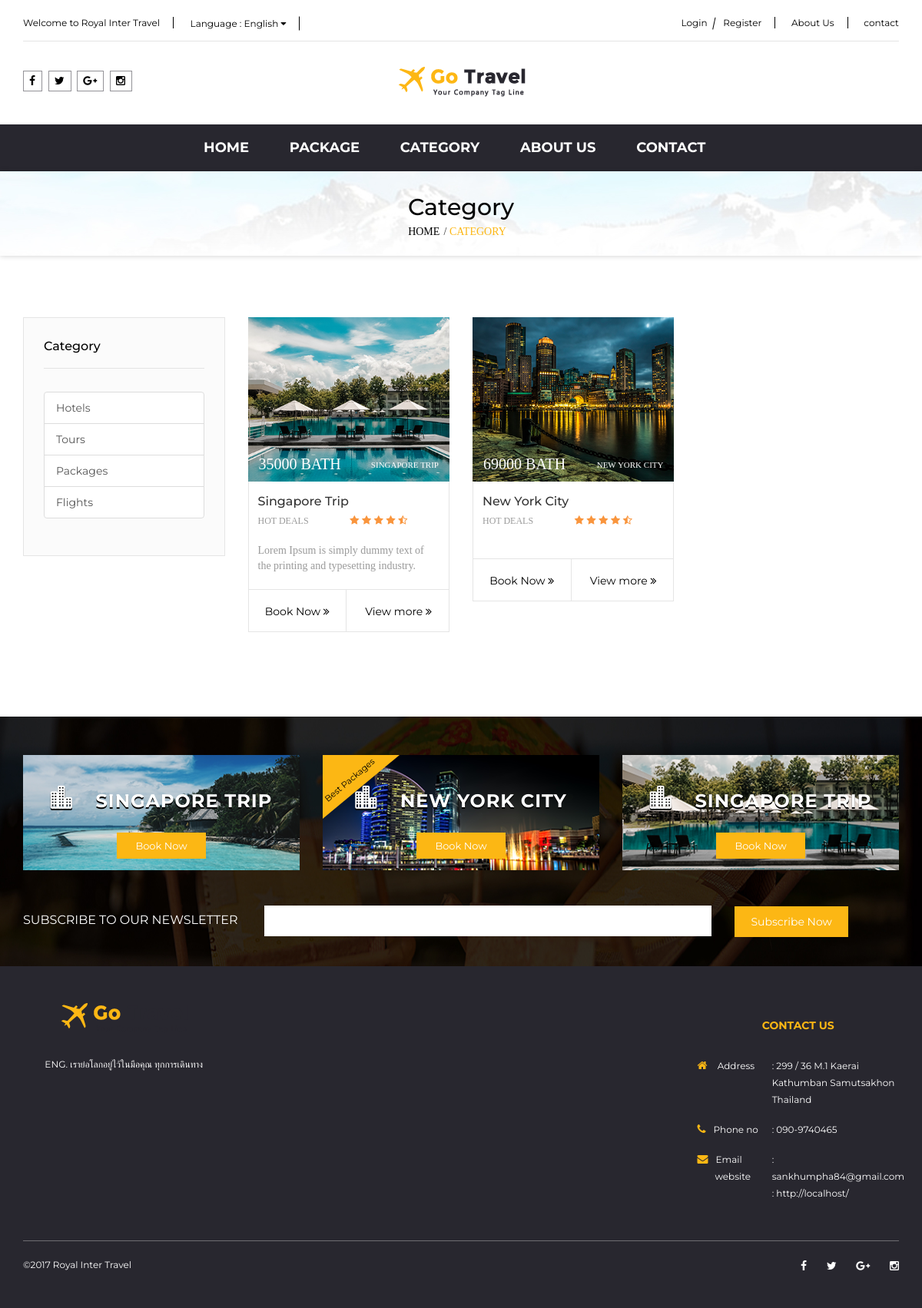
The page /category on the database its author committed.
### tables this page shows
CREATE TABLE `lang_static` (
  `id` int(11) NOT NULL,
  `name` varchar(100) NOT NULL,
  `data` mediumtext NOT NULL
);

CREATE TABLE `config` (
  `title` longtext NOT NULL,
  `description` longtext NOT NULL,
  `keywords` longtext NOT NULL,
  `footer` longtext NOT NULL,
  `logo` varchar(100) NOT NULL,
  `email` varchar(100) NOT NULL,
  `mobile` varchar(100) NOT NULL,
  `facebook` varchar(100) NOT NULL,
  `google` varchar(100) NOT NULL,
  `ig` varchar(100) DEFAULT NULL,
  `twitter` varchar(100) NOT NULL,
  `auto_verify` int(1) NOT NULL,
  `line` varchar(100) DEFAULT NULL,
  `latitude` double DEFAULT NULL,
  `longtitude` double DEFAULT NULL,
  `address` longtext,
  `slogan` longtext,
  `paypal_email` varchar(100) DEFAULT NULL,
  `about` longtext NOT NULL
);

CREATE TABLE `category` (
  `category_id` int(11) NOT NULL,
  `category_name` longtext,
  `category_detail` longtext
);

CREATE TABLE `rooms` (
  `room_id` int(11) NOT NULL,
  `category_id` int(11) NOT NULL,
  `room_no` varchar(100) DEFAULT NULL,
  `room_name` longtext NOT NULL,
  `room_short` longtext,
  `room_description` longtext,
  `room_price` float NOT NULL,
  `room_total` int(11) DEFAULT NULL,
  `room_status` enum('Y','N') NOT NULL,
  `room_image` varchar(100) DEFAULT NULL,
  `seo_title` longtext,
  `seo_keywords` longtext,
  `seo_description` longtext,
  `link` varchar(100) DEFAULT NULL,
  `star` double DEFAULT NULL,
  `country_id` int(3) NOT NULL,
  `deal` enum('hot','hotel') NOT NULL,
  `use_view` int(1) NOT NULL
);

CREATE TABLE `content` (
  `content_id` int(11) NOT NULL,
  `content_name` longtext NOT NULL,
  `content_short` longtext,
  `content_description` longtext,
  `create_date` datetime NOT NULL,
  `content_path` varchar(100) DEFAULT NULL,
  `content_type` enum('content','promotion') NOT NULL,
  `room_id` int(11) DEFAULT NULL,
  `link` varchar(100) DEFAULT NULL,
  `recommend` int(1) DEFAULT NULL
);

### application/views/category.php (the view, shortened to what the rows shown need)
<div class="bread-crumb">
    <div class="container">
        <h2><?php echo line('category');?></h2>
        <ul class="list-inline">
            <li><a href="<?php echo site_url();?>"><?php echo line('home');?></a></li>
            <li><a href="<?php echo site_url('category');?>"><?php echo line('category');?></a></li>
        </ul>
    </div>
</div>
<div class="placetop">
    <div class="container">
        <div class="row">
            <div class="col-sm-3">
                <div class="left-box">
                    <h6><?php echo line('category');?></h6>
                        <div class="list-group">
                        <?php foreach($categories as $cat):
                        $cat_name = unserialize($cat->category_name);
                        ?>
                            <a href="<?php echo site_url('category/'.$cat->category_id);?>" class="list-group-item <?php echo $this->uri->segment(2)==$cat->category_id?' active':'';?>">
                                <?php echo $cat_name[lang()];?>
                            </a>
                        <?php endforeach;?>
                        </div>
                </div>
            </div>
            <div class="col-sm-9 mainpage">
                <div class="row tour">
                    <?php foreach($rooms as $rm):
                    $lang = lang();
                    $name  =unserialize($rm->room_name);
                    $short_name = unserialize($rm->room_short);
                    ?>
                    <div class="product-layout product-grid col-lg-4 col-md-4 col-sm-6 col-xs-12">
                        <div class="product-thumb" onclick="top.location.href='<?php echo getLink($rm->room_id);?>';">
                            <div class="image">
                                <a href="<?php echo getLink($rm->room_id);?>"><img src="<?=base_url();?>public/upload/tour/<?=$rm->room_image;?>" alt="<?php echo $name[$lang];?>" title="<?php echo $name[$lang];?>" class="img-responsive" /></a>
                                <div class="matter">
                                    <p><?php echo $name[$lang];?>  <span><?=$rm->room_price;?> <?php echo line('bath');?></span></p>
                                </div>
                            </div>
                            <div class="caption">
                                <div class="inner">
                                    <h4><?php echo $name[$lang];?>  </h4>
                                    <div class="rate">
                                        <span>HOT DEALS</span>
                                        <i class="fa fa-star" aria-hidden="true"></i>
                                        <i class="fa fa-star" aria-hidden="true"></i>
                                        <i class="fa fa-star" aria-hidden="true"></i>
                                        <i class="fa fa-star" aria-hidden="true"></i>
                                        <i class="fa fa-star-half-o" aria-hidden="true"></i>
                                    </div>
                                    <p><?php echo $short_name[$lang];?></p>
                                </div>
                                <div class="text-left">
                                    <button type="button" onclick="top.location.href='<?php echo getLink($rm->room_id);?>'"><?php echo line('book now');?> <i class="fa fa-angle-double-right" aria-hidden="true"></i></button>
                                    <button type="button" onclick="top.location.href='<?php echo getLink($rm->room_id);?>';"><?php echo line('view more');?>  <i class="fa fa-angle-double-right" aria-hidden="true"></i></button>
                                </div>
                            </div>
                        </div>
                    </div>
                    <?php endforeach;?>
                </div>
            </div>
        </div>
    </div>
</div>

### application/views/_header.php (shortened to what the rows shown need)
<!DOCTYPE html>
<html lang="en" dir="ltr">
<head>
<link href="bootstrap/css/bootstrap.css" rel="stylesheet">
<link href="css/ele-style.css" rel="stylesheet" type="text/css"/>
<link href="css/style.css" rel="stylesheet" type="text/css"/>
<link href="css/responsive.css" rel="stylesheet" type="text/css"/>
<link href="font-awesome/css/font-awesome.min.css" rel="stylesheet" type="text/css" />
<link href="js/owl-carousel/owl.carousel.css" rel="stylesheet" type="text/css" />
<link href="js/dist/css/bootstrap-select.css" rel="stylesheet" type="text/css" />
<link href="js/datetimepicker/bootstrap-datetimepicker.min.css" rel="stylesheet" type="text/css" />
</head>
<?php
$class = $this->uri->segment(1)=='about'?'about':'';
?>
<body class="<?php echo $class;?>">
    <div id="top">
        <div class="container">
            <div id="top-links" class="nav">
                <ul class="list-inline pull-left">
                    <li>
                        <a href="<?php echo site_url();?>"><?php echo line('welcome to');?> <?php echo title();?></a>
                    </li>
                </ul>
                <ul class="list-inline pull-right button">
                    <li><a href="<?php echo site_url('login');?>"><?php echo line('login');?></a>
                        <a href="<?php echo site_url('register');?>"><?php echo line('register');?></a>
                    </li>
                    <li><a href="<?php echo site_url('about');?>"><?php echo line('about');?></a></li>
                    <li><a href="<?php echo site_url('contact');?>"><?php echo line('contact');?></a></li>
                </ul>
            </div>
        </div>
    </div>
    <header>
        <div class="container">
            <div class="row">
                <div class="col-sm-4 col-md-4 col-xs-12">
                    <div id="logo">
                        <a href="<?php echo site_url();?>"><img class="img-responsive" src="<?php echo site_url('public/upload/'.get_logo());?>" alt="logo" title="logo" /></a>
                    </div>
                </div>
            </div>
        </div>
    </header>
<?php $this->load->view('_menu');?>

### application/views/_menu.php (shortened to what the rows shown need)
<div id="menu">
    <div class="container">
        <div class="row">
            <div class="col-sm-12 col-md-12 col-xs-12">
                <nav class="navbar">
                    <div class="collapse navbar-collapse navbar-ex1-collapse padd0">
                        <ul class="nav navbar-nav">
                            <li class=""><a href="<?php echo site_url('');?>"><?php echo line('home');?></a>
                            </li>
                            <li><a href="<?php echo site_url('package');?>"><?php echo line('package');?></a>
                            </li>
                            <li><a href="<?php echo site_url('category');?>" ><?php echo line('category');?></a>
                            </li>
                            <li><a href="<?php echo site_url('about');?>"><?php echo line('about');?></a></li>
                            <li><a href="<?php echo site_url('contact');?>"><?php echo line('contact');?></a></li>
                        </ul>
                    </div>
                </nav>
            </div>
        </div>
    </div>
</div>

### application/views/_footer.php (shortened to what the rows shown need)
<div class="news">
    <div class="newsinner">
    <div class="container">
        <div class="row">
            <?php
            $bannerContent  = getPromotionBanner();
            if (count($bannerContent)>0):?>
            <?php foreach($bannerContent as $bc):
            $lang = lang();
            $bcname = unserialize($bc->room_name);
            ?>
            <div class="col-sm-4 col-xs-12">
                <div class="product-thumb">
                    <div class="image">
                        <a href="<?php echo site_url('tour/id/'.$bc->room_id);?>">
                            <img src="<?=base_url();?>public/upload/content/<?=$bc->content_path;?>" class="img-responsive"/>
                        </a>
                        <?php if ($bc->recommend==1):?>
                            <div class="off">
                                <span><?php echo line('Best Packages');?></span>
                            </div>
                        <?php endif;?>
                        <div class="matter">
                            <p class="des"><span class="icon_building_alt"></span> <?php echo $bcname[$lang];?></p>
                            <button type="button" onclick="top.location.href='<?php echo site_url('tour/id/'.$bc->room_id);?>'"> <?php echo line('book now');?></button>
                        </div>
                    </div>
                </div>
            </div>
            <?php endforeach;
            endif;?>
            <div class="col-sm-12">
                <form class="subscribe">
                    <div class="form-group">
                        <div class="input-group">
                            <label><?php echo line('subscribe');?></label>
                            <input placeholder="" name="subscribe_email" value="" type="text">
                            <button class="btn btn-default btn-lg" type="submit"><?php echo line('Subscribe Now');?></button>
                        </div>
                    </div>
                </form>
            </div>
        </div>
    </div>
    </div>
</div>
<footer>
    <div class="container">
        <div class="row padd-b">
            <div class="col-sm-3">
                <img class="img-responsive" src="<?php echo site_url('public/upload/'.get_logo());?>" alt="logo" title="logo" />
                <p class="des"><?php echo get_slogan();?></p>
            </div>
            <div class="col-sm-offset-6 col-sm-3 contact">
                <ul class="list-inline">
                    <li>
                        <div class="inner"><i class="fa fa-home" aria-hidden="true"></i> <?php echo line('address');?></div>
                        <div class="in"><a href="#"> : <?php echo get_address();?></a></div>
                    </li>
                    <li>
                        <div class="in"><a href="tel:<?php echo get_mobile();?>"> : <?php echo get_mobile();?></a></div>
                    </li>
                    <li>
                        <div class="in"><a href="mailto:<?php echo get_email();?>"> : <?php echo get_email();?></a></div>
                        <br>
                    </li>
                </ul>
            </div>
        </div>
        <div class="row">
            <div class="col-sm-12">
                <div class="powered">
                    <div class="col-sm-6 padd0">
                        <p><?php echo get_footer();?></p>
                    </div>
                </div>
            </div>
        </div>
    </div>
</footer>
</body>
</html>

### rows shown on the page
lang_static: data "Welcome to"
config: title "Royal Inter Travel", logo (picture), slogan "ENG. เราย่อโลกอยู่ไว้ในมือคุณ ทุกการเดินทาง", address "299 / 36 M.1 Kaerai Kathumban Samutsakhon Thailand", mobile "090-9740465", email "sankhumpha84@gmail.com", footer "©2017 Royal Inter Travel"
lang_static: data "Login"
lang_static: data "Register"
lang_static: data "About Us", data "ABOUT US"
lang_static: data "contact", data "CONTACT"
lang_static: data "HOME"
lang_static: data "PACKAGE"
lang_static: data "CATEGORY", data "Category"
category: category_name "Hotels"
category: category_name "Tours"
category: category_name "Packages"
category: category_name "Flights"
rooms: room_image (picture), room_name "SINGAPORE TRIP", room_price "35000", lang_static.data "BATH", room_name "Singapore Trip", room_short "Lorem Ipsum is simply dummy text of the printing and typesetting industry.", lang_static.data "Book Now", lang_static.data "View more"
rooms: room_image (picture), room_name "NEW YORK CITY", room_price "69000", lang_static.data "BATH", room_name "New York City", lang_static.data "Book Now", lang_static.data "View more"
content: content_path (picture), room.room_name "SINGAPORE TRIP", lang_static.data "Book Now"
content: content_path (picture), lang_static.data "Best Packages", room.room_name "NEW YORK CITY", lang_static.data "Book Now"
content: content_path (picture), room.room_name "SINGAPORE TRIP", lang_static.data "Book Now"
lang_static: data "SUBSCRIBE TO OUR NEWSLETTER"
lang_static: data "Subscribe Now"
lang_static: data "Address"

### other values the page prints
line('Phone no') "Phone no"
site_url() "http://localhost/"
